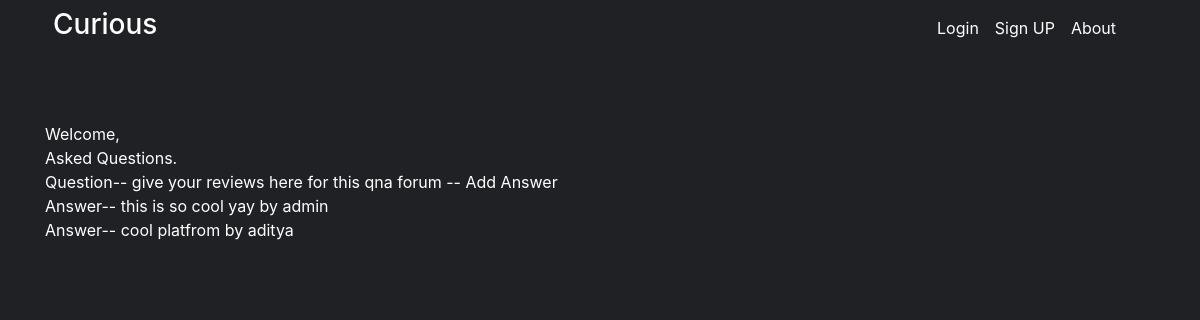
Screenshot of /core/question/8 with the database file from the repository.
### questans/models.py (models this page shows, shortened)
class Question1(models.Model):
    user = models.ForeignKey(settings.AUTH_USER_MODEL, on_delete=models.CASCADE, null=True, blank=True)
    title = models.TextField()
    group = models.ForeignKey('QuestionGroups', on_delete=models.CASCADE, null=True, blank=True)
    created_on = models.DateTimeField(auto_now=True)
    updated_on = models.DateTimeField(auto_now_add=True)
    slug = models.SlugField()
    objects = models.Manager()

class Answers(models.Model):
    user = models.ForeignKey(settings.AUTH_USER_MODEL, on_delete=models.CASCADE)
    question = models.ForeignKey(Question1, on_delete=models.CASCADE)
    answer_text = models.TextField()
    is_anonymous = models.BooleanField(default=False)
    objects = models.Manager()
    likes = models.ManyToManyField(settings.AUTH_USER_MODEL, related_name="user_likes")

### core/models.py (models this page shows)
class User(AbstractUser):
    pass

### core/views.py (the view)
# urls.py: path('question/<int:pk>',QuestionSingleView.as_view(),name='question-single-view'),
class QuestionSingleView(FormView):
    @method_decorator(csrf_exempt)
    def dispatch(self, request, *args, **kwargs):
        return super(QuestionSingleView, self).dispatch(request, *args, **kwargs)
    def get(self,request,pk):
        if request.user.is_anonymous:
            redirect(reverse('login-view'))
        qs=Question1.objects.filter(id=pk)
        qn_qs=Answers.objects.filter(question=qs[0])
        content={}
        content['ques']=qs[0]
        content['ans']=qn_qs
        return render(request,'questionsingle.html',content)

### templates/questionsingle.html (shortened to what this page needs)
{% extends "base.html" %}
{% block content %}
<br>
Welcome,
<br />
Asked Questions.
<br />
Question-- <a href="../../core/question/{{ques.id}}">{{ ques.title }}</a> <a href="../../core/answer/{{ques.id}}"> Add Answer</a>
<br>
{% for y in ans %}
Answer--
{{ y.answer_text }} by {{ y.user.username }}
<br>
{% endfor %}
{% endblock %}

### templates/base.html (style rules this page uses)
body { text-align: justify; background-color: #202124; color: white; }
.container a { color: white; text-decoration: none; }

### rows the page displays
Question1: title "give your reviews here for this qna forum --"
Answers: answer_text "this is so cool yay", user.username "admin"
Answers: answer_text "cool platfrom", user.username "aditya"
